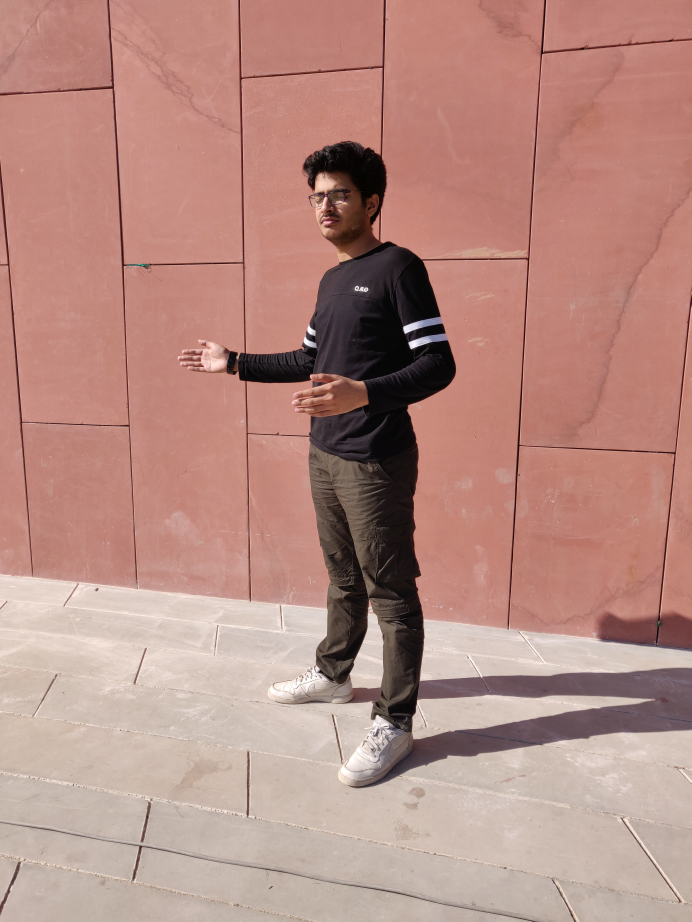
#> input picture testing_set/new_left (4).jpg, 3456 x 4608 px, found by its file name (shown at 1/5 size)
$ jupyter execute 'Depth Map Open-CV.ipynb'
#> lines starting #> are read from the running program, lines starting #| are printed output that depends on the picture
[cell 1]
import numpy as np
import cv2
from matplotlib import pyplot as plt

plt.rcParams['figure.figsize'] = (16, 9)
plt.axis('off')

imgL = cv2.imread('./New Ones/new_left (4).jpg', cv2.IMREAD_GRAYSCALE)
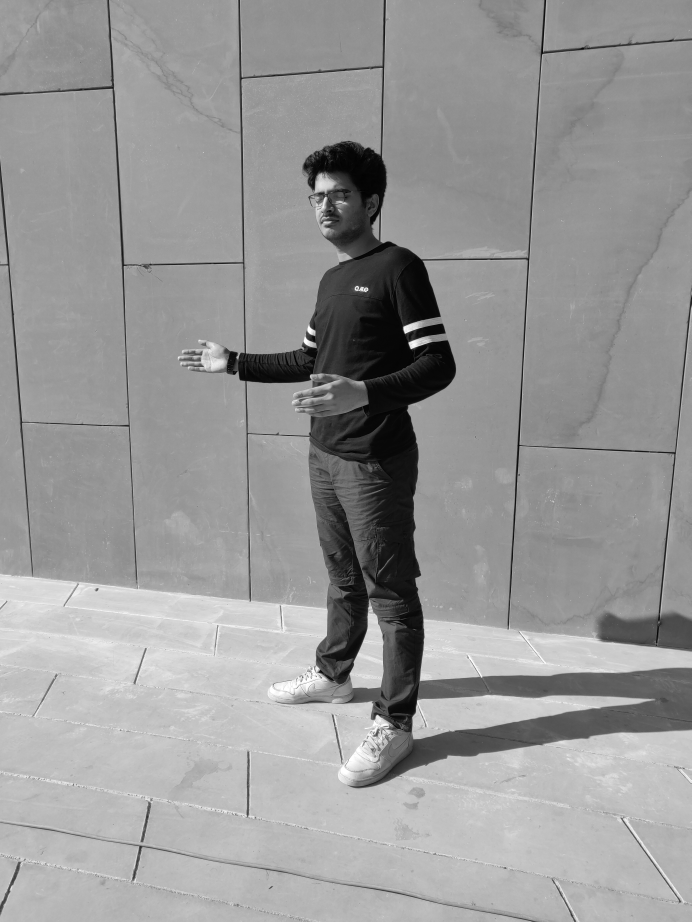
#> imgL: shape (4608, 3456) (shown at 1/5 size); min 0, max 255, mean 151.8
imgR = cv2.imread('./New Ones/new_right (4).jpg', cv2.IMREAD_GRAYSCALE)
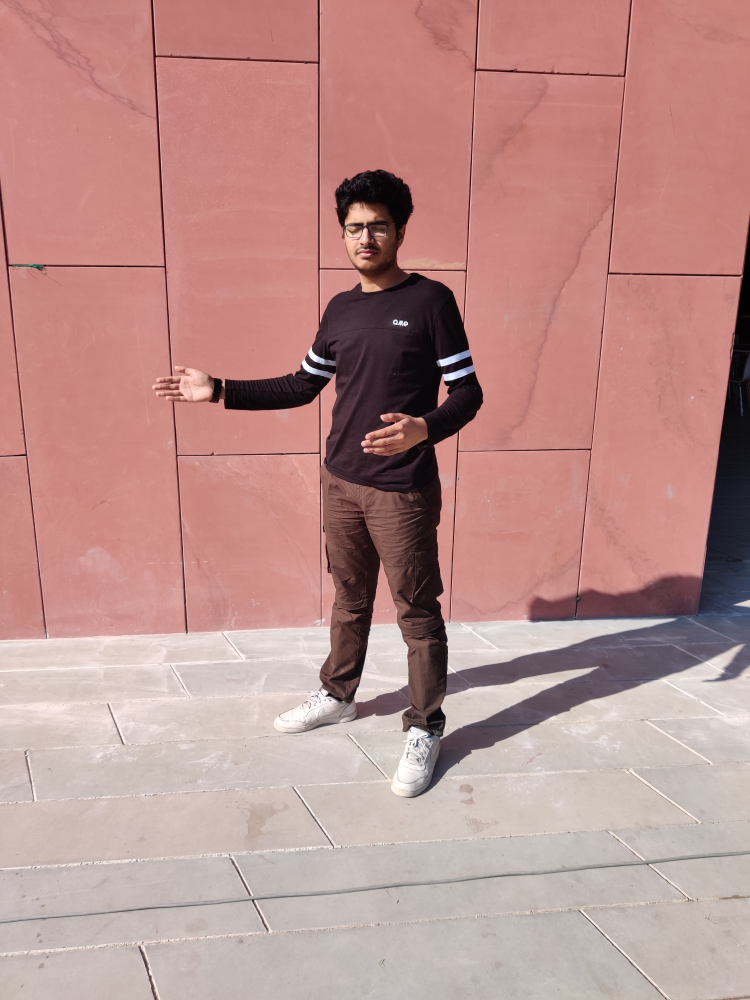
#> input picture testing_set/new_right (4).jpg, 3000 x 4000 px, found by its file name (shown at 1/4 size)
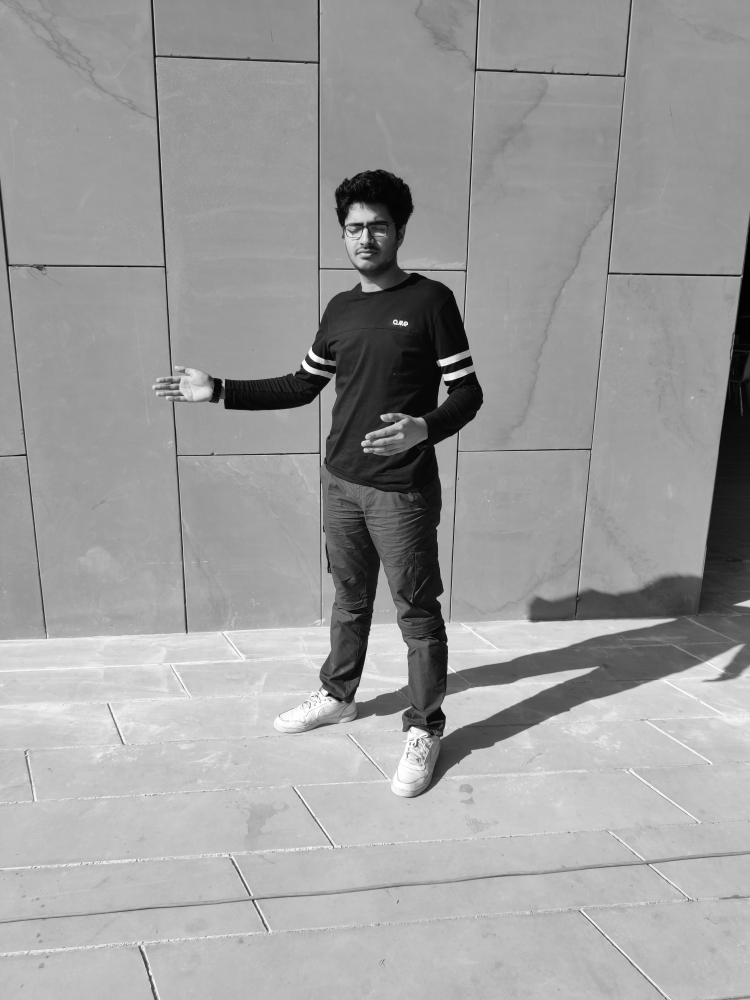
#> imgR: shape (4000, 3000) (shown at 1/4 size); min 0, max 255, mean 156.8


(image_height, image_width) = imgL.shape[:2]
#> image_height = 4608; image_width = 3456

resized_width = int(image_width/3)
#> resized_width = 1152
resized_height = int(image_height/3)
#> resized_height = 1536
dim = (resized_width, resized_height)
#> dim = (1152, 1536)

imgL = cv2.resize(imgL, dim, interpolation=cv2.INTER_AREA)
#> imgL: shape (1536, 1152)
imgR = cv2.resize(imgR, dim, interpolation=cv2.INTER_AREA)
#> imgR: shape (1536, 1152)

# [5 lines of commented-out code are left out]
stereo = cv2.StereoBM_create(numDisparities=96, blockSize=5)
disparity = stereo.compute(imgL, imgR)
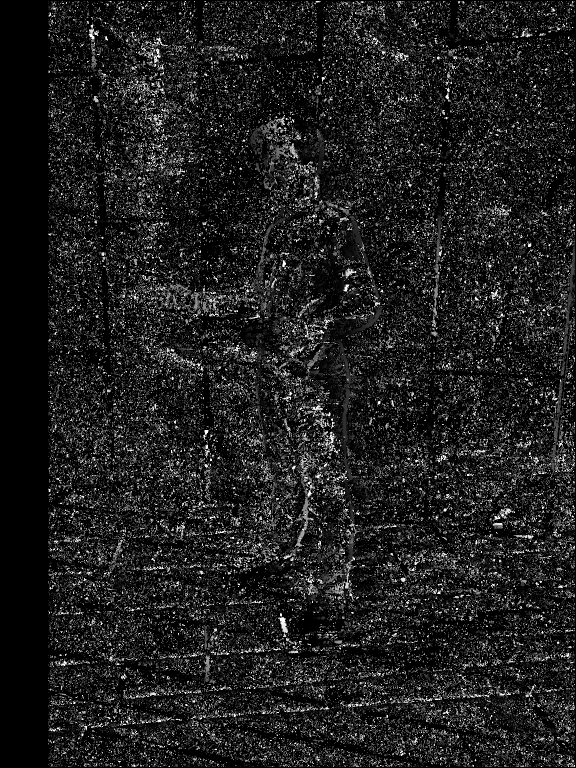
#> disparity: shape (1536, 1152) int16 (shown at 1/2 size); min -16, max 1520, mean 169.2; drawn with min black and max white
# cv2.imshow('image', disparity)
plt.imshow(disparity, cmap='inferno')
# plt.clim(0, 500)
plt.colorbar()
plt.show()
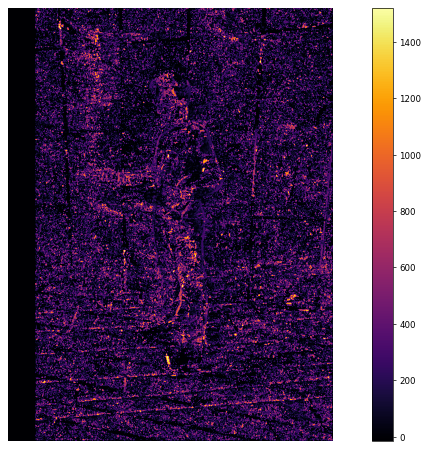
#> figure drawn by matplotlib, 2 panels
